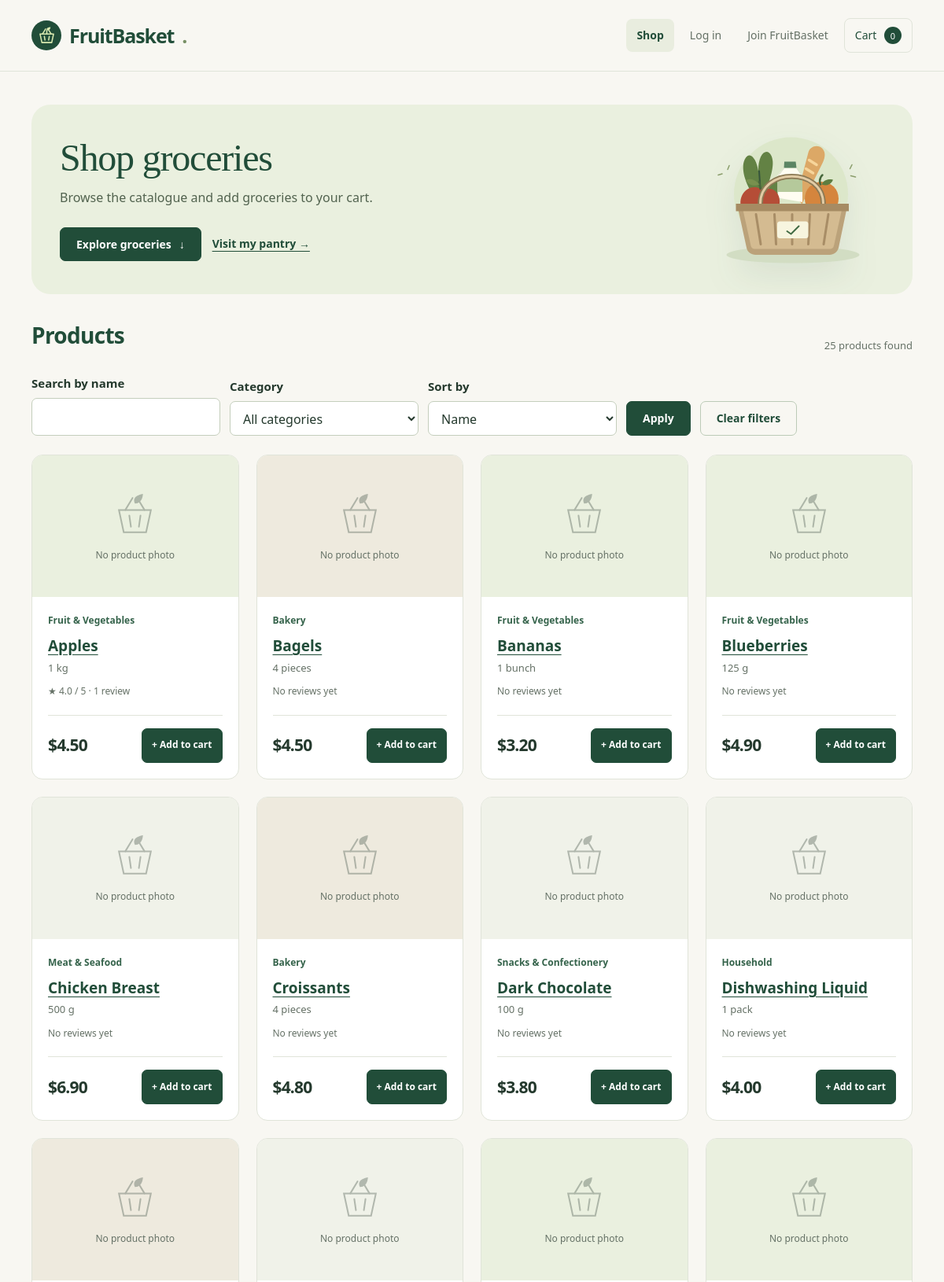
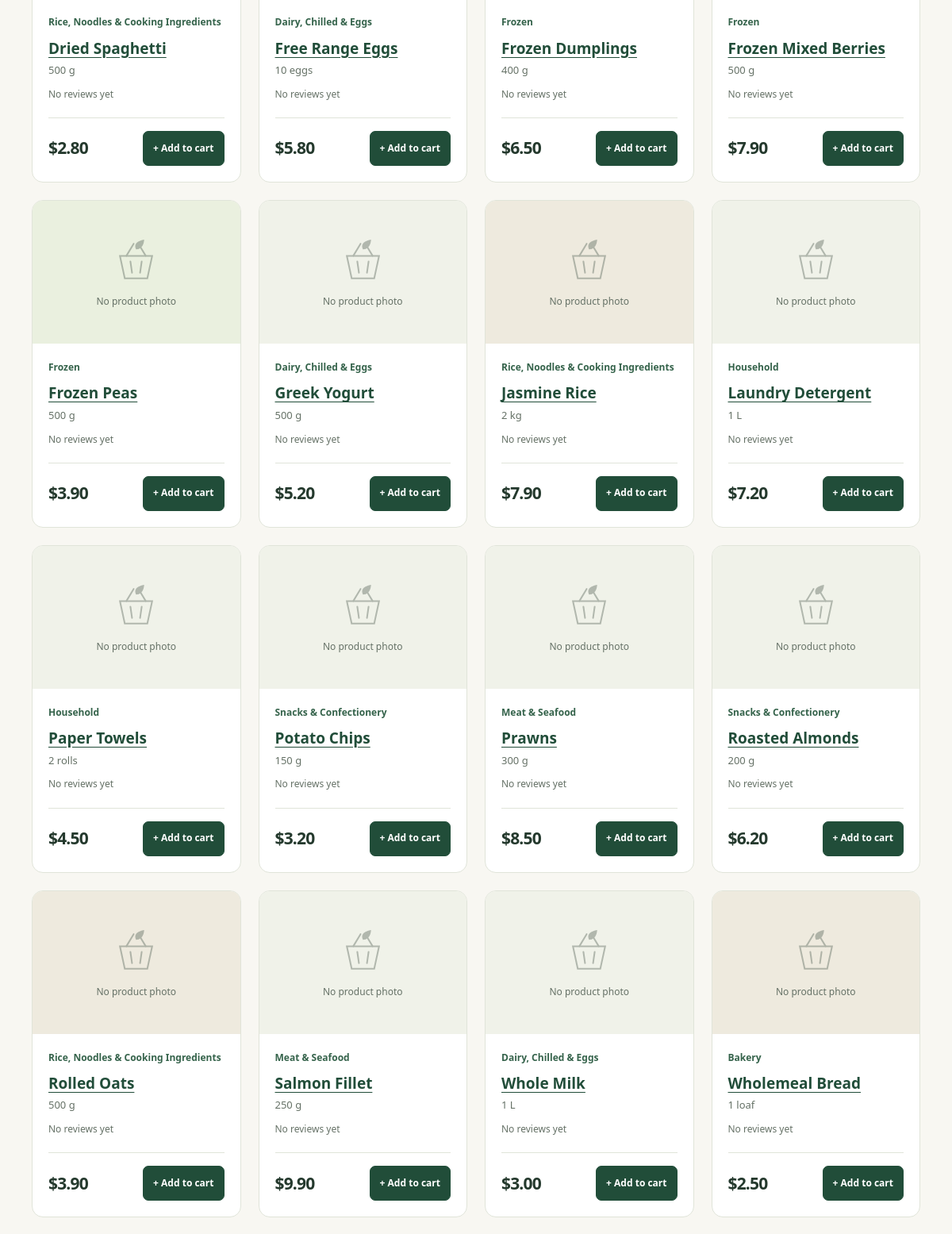
/store/ (upper part), run on the app's committed database (2 pictures, top to bottom).
### adminpanel/models.py (models this page shows, shortened)
class Product(models.Model):
    Pid = models.CharField(max_length=5, primary_key=True)
    Pname = models.CharField(max_length=200)
    Pcategory = models.ForeignKey(Category, on_delete=models.PROTECT, db_column="Pcategory", related_name="products", verbose_name="Category")
    Psize = models.CharField(max_length=30)
    Pprice = models.FloatField()
    Plowstock = models.IntegerField(validators=[MinValueValidator(0)])
    Ptargetstock = models.PositiveIntegerField(null=True, blank=True, verbose_name='Target stock level')
    Pbulkquantity = models.PositiveIntegerField(null=True, blank=True, validators=[MinValueValidator(2)], verbose_name='Bulk quantity threshold')
    Pbulkprice = models.FloatField(null=True, blank=True, verbose_name='Bulk unit price')
    Pactive = models.BooleanField(default=True)
    Pimage = models.ImageField(upload_to='products/', blank=True, null=True)
    Pexpirydays = models.PositiveIntegerField(default=0)
    class Meta:
        constraints = [
            models.CheckConstraint(
                check=models.Q(Pprice__gt=0),
                name='Pprice_greater_than_zero'
            ),
            models.CheckConstraint(
                check=models.Q(Plowstock__gte=0),
                name='Plowstock_not_negative'
            ),
            models.CheckConstraint(condition=models.Q(Ptargetstock__isnull=True) | models.Q(Ptargetstock__gte=models.F('Plowstock')), name='product_target_at_least_low'),
            models.CheckConstraint(condition=(models.Q(Pbulkquantity__isnull=True, Pbulkprice__isnull=True) | models.Q(Pbulkquantity__isnull=False, Pbulkprice__isnull=False, Pbulkquantity__gte=2, Pbulkprice__gt=0, Pbulkprice__lte=models.F('Pprice'))), name='product_bulk_settings_valid')
        ]

class Category(models.Model):
    Ccode = models.CharField(max_length=20, primary_key=True, default=category_code, editable=False)
    Cname = models.CharField(max_length=200, unique=True, db_collation="nocase", verbose_name="Category name")
    class Meta:
        ordering = ["Cname", "Ccode"]
        constraints = [
            models.CheckConstraint(condition=~models.Q(Cname="") & models.Q(Cname=models.Func(models.F("Cname"), models.Value(CATEGORY_WHITESPACE), function="TRIM")), name="category_name_trimmed_nonempty"),
            models.CheckConstraint(condition=LessThanOrEqual(Length("Cname"), models.Value(200)), name="category_name_length"),
        ]

### store/views.py (the view)
# urls.py: path('', views.index, name='adminpanel_index'),
def index(request):
    products = Product.objects.filter(Pactive=True).select_related("Pcategory").annotate(
        rating=Avg('product_items__Irating'),
        reviews=Count('product_items__Irating'),
        sellable_stock=Count('product_items', filter=sellable_stock_filter(item_prefix='product_items__', product_prefix=''))
    )
    search = request.GET.get('q', '').strip()
    if search:
        products = products.filter(Pname__icontains=search)
    category = request.GET.get('category', '')
    if category and not Category.objects.filter(pk=category).exists():
        category = ''
    if category:
        products = products.filter(Pcategory=category)
    sort = request.GET.get('sort', 'name')
    sort_options = {
        'name': ('Pname', 'Pid'),
        'price_asc': ('Pprice', 'Pname', 'Pid'),
        'price_desc': ('-Pprice', 'Pname', 'Pid'),
    }
    if sort not in sort_options:
        sort = 'name'
    products = products.order_by(*sort_options[sort])
    back_in_stock = []
    if request.session.get('Cid'):
        back_in_stock = Product.objects.filter(
            Pactive=True, product_notices__SNcustomer_id=request.session['Cid']
        ).annotate(
            sellable_stock=Count('product_items', filter=sellable_stock_filter(item_prefix='product_items__', product_prefix=''))
        ).filter(sellable_stock__gt=0)
    return render(request, 'store/index.html', {
        'products': products,
        'categories': Category.objects.values_list('Ccode', 'Cname'),
        'selected_category': category,
        'selected_sort': sort,
        'search': search,
        'back_in_stock': back_in_stock,
    })

### adminpanel/inventory.py (called while the page is built)
def stock_cutoff(today, product_prefix='Iproduct__'):
    days = ExpressionWrapper(
        Cast(F(product_prefix + 'Pexpirydays'), IntegerField()) * Value(timedelta(days=1)),
        output_field=DurationField(),
    )
    return ExpressionWrapper(Value(today, output_field=DateField()) + days, output_field=DateField())

def sellable_stock_filter(today=None, item_prefix='', product_prefix='Iproduct__'):
    today = today or timezone.localdate()
    return Q(**{product_prefix + 'Pactive': True, item_prefix + 'Istatus': 'available'}) & (
        Q(**{item_prefix + 'Iexpiry__isnull': True})
        | Q(**{item_prefix + 'Iexpiry__gte': stock_cutoff(today, product_prefix)})
    )

### store/templates/store/index.html (shortened to what this page needs)
{% extends 'store/store_base.html' %}
{% block page_class %}fb-store-page fb-shop-page{% endblock %}
{% block content %}
    <section class="fb-hero">
        <div>
            <h1>Shop groceries</h1>
            <p>Browse the catalogue and add groceries to your cart.</p>
            <div class="fb-actions">
                <a class="fb-button" href="#groceries">Explore groceries <span aria-hidden="true">&darr;</span>
                </a>
                <a class="fb-text-link" href="/store/pantry">Visit my pantry &rarr;</a>
            </div>
        </div>
        {% include 'grocery_art.html' %}
    </section>
    <section id="groceries">
        <div class="fb-section-heading">
            <div>
                <h2>Products</h2>
            </div>
            <span class="fb-help">{{ products|length }} product{{ products|length|pluralize }} found</span>
        </div>
        <form class="fb-shop-filters" method="get" action="{% url 'store_index' %}#groceries">
            <div class="fb-field">
                <label for="search">Search by name</label>
                <input id="search" type="search" name="q" value="{{ search }}" maxlength="100">
            </div>
            <div class="fb-field">
                <label for="category">Category</label>
                <select id="category" name="category">
                    <option value="">All categories</option>
                </select>
            </div>
            <div class="fb-field">
                <label for="sort">Sort by</label>
                <select id="sort" name="sort">
                    <option value="name" {% if selected_sort == 'name' %}selected{% endif %}>Name</option>
                </select>
            </div>
            <div class="fb-shop-filter-actions">
                <button type="submit">Apply</button>
                <a class="fb-button secondary" href="{% url 'store_index' %}#groceries">Clear filters</a>
            </div>
        </form>
        <div class="fb-product-grid">
            {% for product in products %}
                <article class="fb-product fb-product-{{ product.Pcategory_id }}">
                    <div class="fb-product-image">
                        {% if product.Pimage %}
                            <img src="{{ product.Pimage.url }}" alt="{{ product.Pname }}" loading="lazy">
                        {% else %}
                            <div class="fb-placeholder">
                                No product photo</div>
                        {% endif %}
                    </div>
                    <div class="fb-product-info">
                        <p class="fb-eyebrow">{{ product.Pcategory.Cname }}</p>
                        <h3><a href="/store/product/{{ product.Pid }}">{{ product.Pname }}</a></h3>
<p class="fb-product-size">{{ product.Psize }}</p>
                        <p class="fb-rating">
                            {% if product.reviews > 0 %}
                                <span aria-hidden="true">&#9733;</span> {{ product.rating|floatformat:1 }} / 5 &middot; {{ product.reviews }} review{{ product.reviews|pluralize }}{% else %}No reviews yet{% endif %}
                        </p>
                        <div class="fb-product-bottom">
                            <span class="fb-price">${{ product.Pprice|floatformat:2 }}</span>
                            <form action="/store/cart/{{ product.Pid }}" method="post">
                                <button type="submit" aria-label="Add {{ product.Pname }} to cart" {% if not product.sellable_stock %}disabled{% endif %}>{% if product.sellable_stock %}+ Add to cart{% else %}Unavailable{% endif %}</button>
                            </form>
                        </div>
                    </div>
                </article>
            {% empty %}
                <div class="fb-empty">
                    <h3>No products found</h3>
                    <p>No products match your search. Try another name or category, or clear your filters to see all products.</p>
                </div>
            {% endfor %}
        </div>
    </section>
{% endblock %}

### data on the page
Product: shows "No product photo", Pcategory.Cname "Fruit & Vegetables", Pname "Apples", Psize "1 kg", rating "4.0", reviews "1", Pprice "4.50", shows "+ Add to cart"
Product: Pimage "No product photo", Pcategory.Cname "Bakery", Pname "Bagels", Psize "4 pieces", shows "No reviews yet", Pprice "4.50", shows "+ Add to cart"
Product: Pimage "No product photo", Pcategory.Cname "Fruit & Vegetables", Pname "Bananas", Psize "1 bunch", shows "No reviews yet", Pprice "3.20", shows "+ Add to cart"
Product: Pimage "No product photo", Pcategory.Cname "Fruit & Vegetables", Pname "Blueberries", Psize "125 g", shows "No reviews yet", Pprice "4.90", shows "+ Add to cart"
Product: Pimage "No product photo", Pcategory.Cname "Meat & Seafood", Pname "Chicken Breast", Psize "500 g", shows "No reviews yet", Pprice "6.90", shows "+ Add to cart"
Product: Pimage "No product photo", Pcategory.Cname "Bakery", Pname "Croissants", Psize "4 pieces", shows "No reviews yet", Pprice "4.80", shows "+ Add to cart"
Product: Pimage "No product photo", Pcategory.Cname "Snacks & Confectionery", Pname "Dark Chocolate", Psize "100 g", shows "No reviews yet", Pprice "3.80", shows "+ Add to cart"
Product: shows "No product photo", Pcategory.Cname "Household", Pname "Dishwashing Liquid", Psize "1 pack", shows "No reviews yet", Pprice "4.00", shows "+ Add to cart"
Product: Pimage "No product photo", Pcategory.Cname "Rice, Noodles & Cooking Ingredients", Pname "Dried Spaghetti", Psize "500 g", shows "No reviews yet", Pprice "2.80", shows "+ Add to cart"
Product: Pimage "No product photo", Pcategory.Cname "Dairy, Chilled & Eggs", Pname "Free Range Eggs", Psize "10 eggs", shows "No reviews yet", Pprice "5.80", shows "+ Add to cart"
Product: Pimage "No product photo", Pcategory.Cname "Frozen", Pname "Frozen Dumplings", Psize "400 g", shows "No reviews yet", Pprice "6.50", shows "+ Add to cart"
Product: Pimage "No product photo", Pcategory.Cname "Frozen", Pname "Frozen Mixed Berries", Psize "500 g", shows "No reviews yet", Pprice "7.90", shows "+ Add to cart"
Product: Pimage "No product photo", Pcategory.Cname "Frozen", Pname "Frozen Peas", Psize "500 g", shows "No reviews yet", Pprice "3.90", shows "+ Add to cart"
Product: Pimage "No product photo", Pcategory.Cname "Dairy, Chilled & Eggs", Pname "Greek Yogurt", Psize "500 g", shows "No reviews yet", Pprice "5.20", shows "+ Add to cart"
Product: Pimage "No product photo", Pcategory.Cname "Rice, Noodles & Cooking Ingredients", Pname "Jasmine Rice", Psize "2 kg", shows "No reviews yet", Pprice "7.90", shows "+ Add to cart"
Product: Pimage "No product photo", Pcategory.Cname "Household", Pname "Laundry Detergent", Psize "1 L", shows "No reviews yet", Pprice "7.20", shows "+ Add to cart"
Product: Pimage "No product photo", Pcategory.Cname "Household", Pname "Paper Towels", Psize "2 rolls", shows "No reviews yet", Pprice "4.50", shows "+ Add to cart"
Product: Pimage "No product photo", Pcategory.Cname "Snacks & Confectionery", Pname "Potato Chips", Psize "150 g", shows "No reviews yet", Pprice "3.20", shows "+ Add to cart"
Product: Pimage "No product photo", Pcategory.Cname "Meat & Seafood", Pname "Prawns", Psize "300 g", shows "No reviews yet", Pprice "8.50", shows "+ Add to cart"
Product: Pimage "No product photo", Pcategory.Cname "Snacks & Confectionery", Pname "Roasted Almonds", Psize "200 g", shows "No reviews yet", Pprice "6.20", shows "+ Add to cart"
Product: Pimage "No product photo", Pcategory.Cname "Rice, Noodles & Cooking Ingredients", Pname "Rolled Oats", Psize "500 g", shows "No reviews yet", Pprice "3.90", shows "+ Add to cart"
Product: Pimage "No product photo", Pcategory.Cname "Meat & Seafood", Pname "Salmon Fillet", Psize "250 g", shows "No reviews yet", Pprice "9.90", shows "+ Add to cart"
Product: shows "No product photo", Pcategory.Cname "Dairy, Chilled & Eggs", Pname "Whole Milk", Psize "1 L", shows "No reviews yet", Pprice "3.00", shows "+ Add to cart"
Product: shows "No product photo", Pcategory.Cname "Bakery", Pname "Wholemeal Bread", Psize "1 loaf", shows "No reviews yet", Pprice "2.50", shows "+ Add to cart"

### other printed values
{{ request.session.cart|length }} "0"
{{ products|length }} "25"
